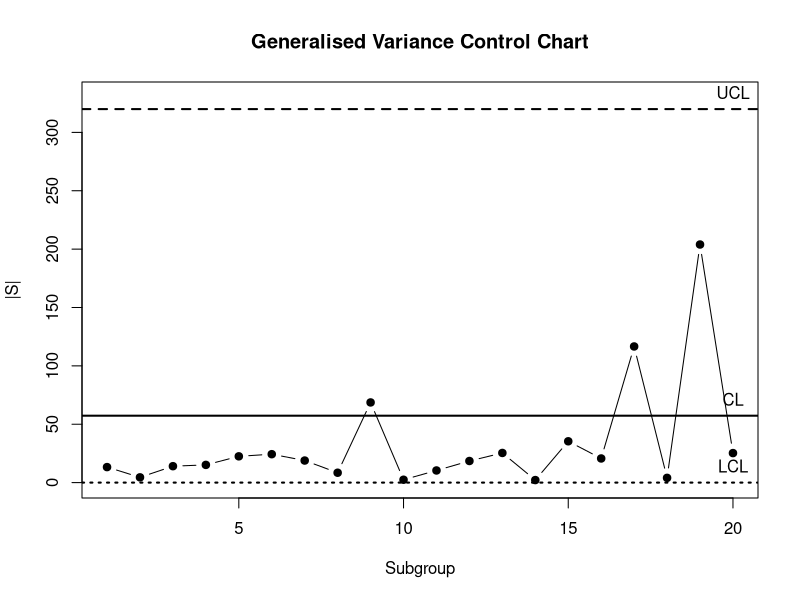
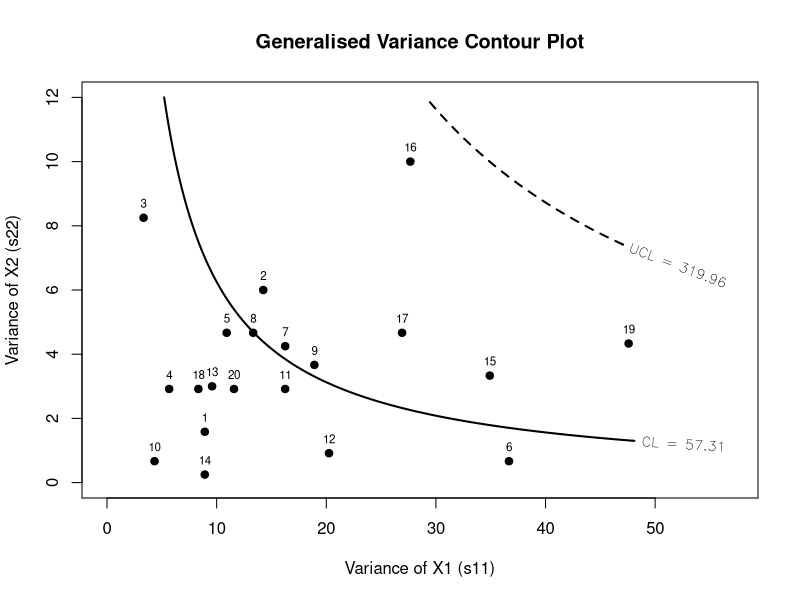

R code for these plots, in order:
## ---- chunk 1
m=20
n=4
p=2

# Data for X1
x1=matrix(c(
80,82,78,85,
75,79,84,81,
83,86,84,87,
79,84,80,83,
82,81,78,86,
86,84,85,97,
94,88,92,85,
76,84,78,82,
95,88,85,87,
80,78,81,83,
88,94,85,86,
91,91,85,82,
80,86,82,79,
75,78,82,80,
77,90,79,85,
86,82,94,84,
84,85,78,74,
82,86,79,83,
79,88,95,83,
90,84,82,85
),nrow=m,byrow=TRUE)

# Data for X2
x2=matrix(c(
19,22,20,20,
24,21,18,21,
17,24,21,21,
18,20,17,16,
23,21,18,22,
21,20,22,21,
19,23,19,22,
22,17,19,18,
18,16,20,16,
19,19,20,18,
23,20,24,22,
22,21,23,21,
16,19,20,19,
22,21,22,22,
22,19,21,18,
19,23,16,22,
17,22,18,19,
20,19,23,21,
21,23,20,18,
18,22,19,20
),nrow=m,byrow=TRUE)

# Display the data
x1
x2
## ---- chunk 2
# Generalised variance of each subgroup
detS=numeric(m)

# Initialise average covariance matrix
S=matrix(0,p,p)

for (j in 1:m) {
  Sj=cov(cbind(x1[j,],x2[j,]))
  detS[j]=det(Sj)
  S=S+Sj
}

# Average covariance matrix
S=S/m

# Display subgroup generalised variances
detS

# Display average covariance matrix
S
## ---- chunk 3
# Constants b1 and b2
b1=prod(n-1:p)/(n-1)^p

b2=prod(n-1:p)*(prod(n-1:p+2)-prod(n-1:p))/(n-1)^(2*p)

# Estimate of population generalised variance
detSigma=det(S)/b1

# Centre line
CL=b1*detSigma

# Upper control limit
UCL=detSigma*(b1+3*sqrt(b2))

# Lower control limit
LCL=max(0,detSigma*(b1-3*sqrt(b2)))

# Display calculated values
c(b1=b1,b2=b2,detSigma=detSigma,CL=CL,UCL=UCL,LCL=LCL)
## ---- chunk 4
# Generalised variance control chart
plot(1:m,detS,
     type="b",
     pch=19,
     xlab="Subgroup",
     ylab="|S|",
     main="Generalised Variance Control Chart",
     ylim=c(0,max(detS,UCL)+10))

# Adding control limits
abline(h=c(CL,UCL,LCL),
       lty=c(1,2,3),
       lwd=2)

# Adding labels
text(m,UCL,"UCL",pos=3)
text(m,CL,"CL",pos=3)
text(m,LCL,"LCL",pos=3)
## ---- chunk 5
# Variance of X1 for each subgroup
s11=apply(x1,1,var)

# Variance of X2 for each subgroup
s22=apply(x2,1,var)

# Average correlation coefficient
r=S[1,2]/sqrt(S[1,1]*S[2,2])

# Generate grid values
g1=seq(0,max(s11)*1.2,length=200)
g2=seq(0,max(s22)*1.2,length=200)

# Calculate generalised variance over the grid
Z=outer(g1,g2,function(a,b) a*b*(1-r^2))

# Contour plot for centre line
contour(g1,g2,Z,
        levels=CL,
        labels=paste("CL =",round(CL,2)),
        labcex=0.9,
        lwd=2,
        xlab="Variance of X1 (s11)",
        ylab="Variance of X2 (s22)",
        main="Generalised Variance Contour Plot")

# Add UCL contour
contour(g1,g2,Z,
        levels=UCL,
        labels=paste("UCL =",round(UCL,2)),
        labcex=0.9,
        lwd=2,
        lty=2,
        add=TRUE)

# Plot subgroup points
points(s11,s22,pch=19)

# Add subgroup numbers
text(s11,s22,
     labels=1:m,
     pos=3,
     cex=0.7)
